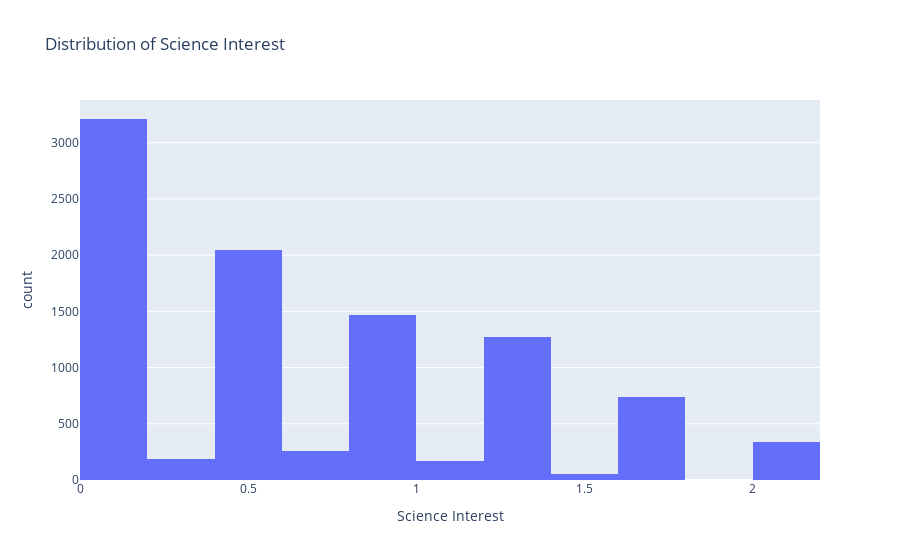

The code cell stored with this chart in its notebook:
### Code cell
# Filter out NA values
df_cleaned = df[df['X1SCIINT'] >= 0]

# Histogram of Science Interest
fig = px.histogram(df_cleaned, 
                   x='X1SCIINT', 
                   nbins=20, 
                   title='Distribution of Science Interest', 
                   labels={'X1SCIINT': 'Science Interest'})
fig.show()

### Figure 1 — Plotly figure (JSON) as saved in the notebook; plotly's stock layout.template omitted (floating-point values rounded to 4 significant figures; data arrays with more than 128 entries replaced by an {"elided": "..."} marker saying what was removed)
{"data": [{"alignmentgroup": "True", "bingroup": "x", "hovertemplate": "Science Interest=%{x}<br>count=%{y}<extra></extra>", "legendgroup": "", "marker": {"color": "#636efa", "pattern": {"shape": ""}}, "name": "", "nbinsx": 20, "offsetgroup": "", "orientation": "v", "showlegend": false, "type": "histogram", "x": {"elided": "9738 float values"}, "xaxis": "x", "yaxis": "y"}], "layout": {"autosize": true, "barmode": "relative", "legend": {"tracegroupgap": 0}, "title": {"text": "Distribution of Science Interest"}, "xaxis": {"anchor": "y", "autorange": true, "domain": [0, 1], "range": [1.388e-16, 2.2], "title": {"text": "Science Interest"}, "type": "linear"}, "yaxis": {"anchor": "x", "autorange": true, "domain": [0, 1], "range": [0, 3380], "title": {"text": "count"}}}}
